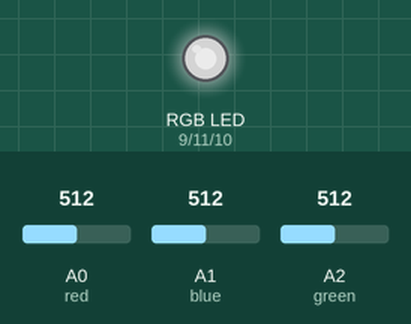
Simulated run of this sketch. Board: Arduino Uno, built with avr-gcc and run on an emulated ATmega328P. Shown: an RGB LED mixed from three pins (HIGH = lit). The test bench sets the inputs (shaded band); at power-on: A0 (red) = 512, A1 (blue) = 512, A2 (green) = 512. Dim RGB values are drawn brighter than linear.

Above: at 1.2 s.
1.3 s: A0 (red) set to 716
At 2.2 s:
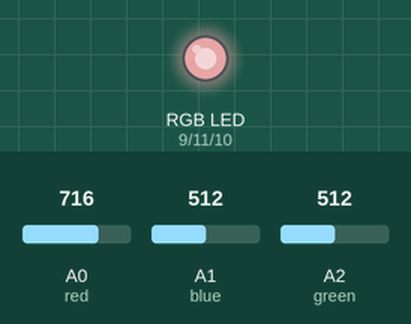
2.8 s: A1 (blue) set to 716
At 3.3 s:
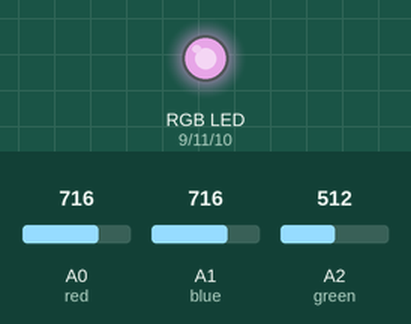
4.3 s: A2 (green) set to 716
At 5.5 s:
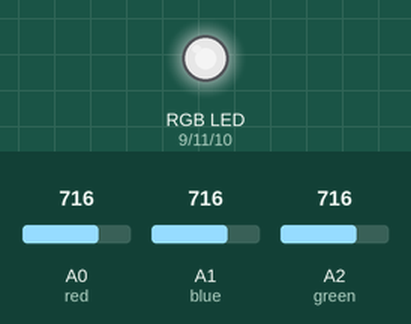
5.8 s: A0 (red) set to 900
At 6.8 s:
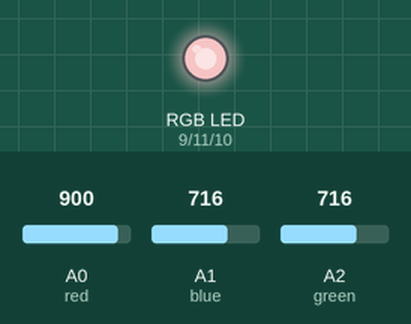
7.3 s: A1 (blue) set to 900
At 7.9 s:
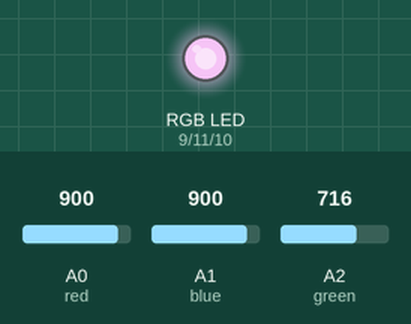
8.8 s: A2 (green) set to 900
At 9.1 s:
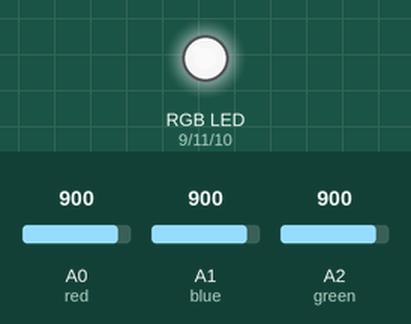
Timing chart, 0 to 11.3 s (numbered marks = the images above; inputs shaded):
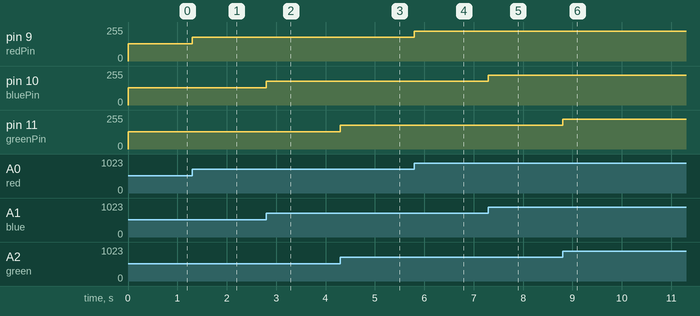

The sketch:

LEDRGB.ino
```cpp
//
// LEDRGB
// Made by DevWz || Wellington Antonio Zaneze
//
// Tinkercad: https://www.tinkercad.com/things/0Jv3Fmd55JW-led-rbg/
//


// Declara pinos
int red = 0;
int blue = 1;
int green = 2;
int R, B, G;
int redPin = 9;
int bluePin = 10;
int greenPin = 11;

// A rotina de configuração é executada uma vez quando o reset é pressionado:
void setup()
{
    pinMode(redPin, OUTPUT);
    pinMode(bluePin, OUTPUT);
    pinMode(greenPin, OUTPUT);
}

// A rotina de loop é executada repetidamente para sempre:
void loop()
{
    R = analogRead(red);
    B = analogRead(blue);
    G = analogRead(green);

    analogWrite(redPin, R/4);
    analogWrite(bluePin, B/4);
    analogWrite(greenPin, G/4);
}
```

Measured:
- after the input at 1.3 s, pin 9 (redPin): 128/255 → 179/255 at once
- after the input at 2.8 s, pin 10 (bluePin): 128/255 → 179/255 at once
- after the input at 4.3 s, pin 11 (greenPin): 128/255 → 179/255 at once
- after the input at 5.8 s, pin 9 (redPin): 179/255 → 225/255 at once
- after the input at 7.3 s, pin 10 (bluePin): 179/255 → 225/255 at once
- after the input at 8.8 s, pin 11 (greenPin): 179/255 → 225/255 at once
